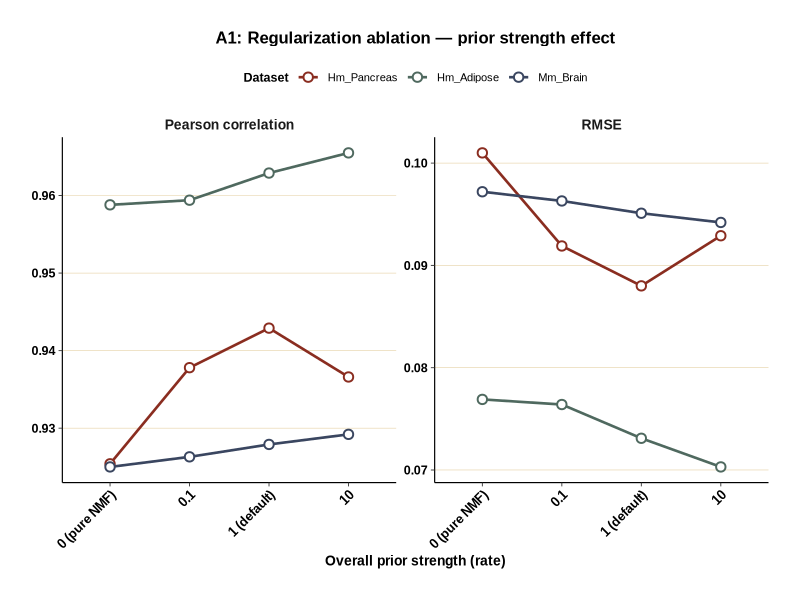
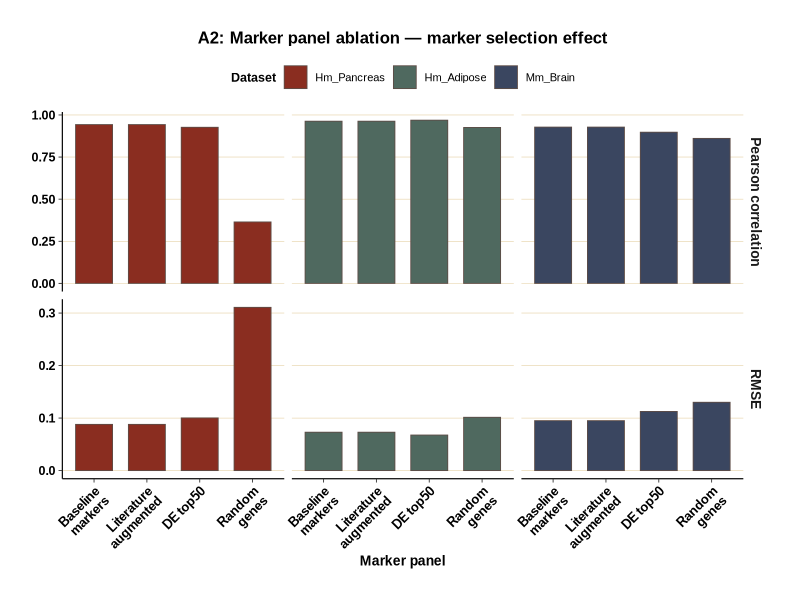
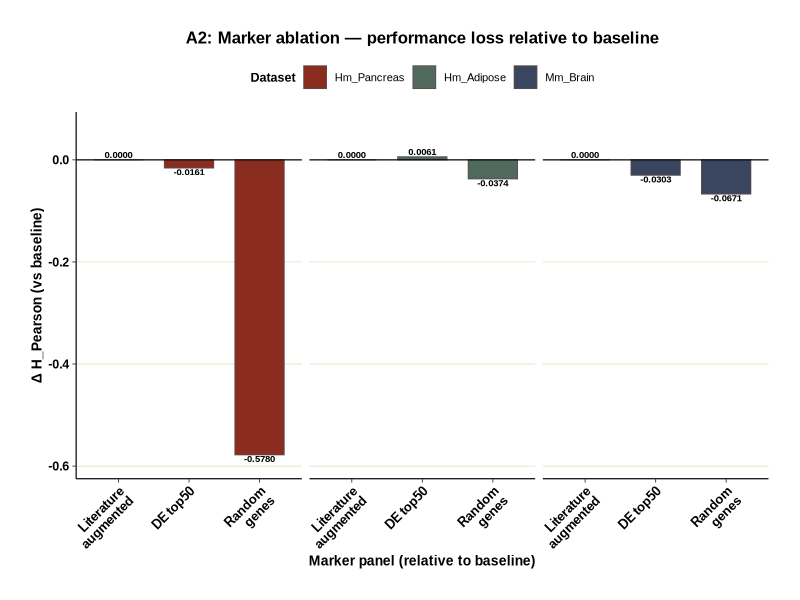

These figures' R source, in order:
# ============================================================================
# plot-ablation.R —— 消融实验可视化（修复 fit_signature mu/size bug 后）
#
# 图1 A1 正则化消融折线（Pearson + RMSE facet）
# 图2 A2 marker 面板消融分组柱状（Pearson + RMSE facet）
# 只画 3 个"好"数据集（胰腺/脂肪/大脑），骨髓忽略。风格对齐 LSC_plots_20260531.R
# ============================================================================

library(ggplot2)
library(dplyr)
library(tidyr)

output_dir <- "/media/desk16/tjn050/LSC/LSC_deconvolution/LSC/plot"

# 敦煌配色（按数据集，只含 3 个好数据集）
dataset_colors <- c(
  "Hm_Pancreas" = "#8A2D20",  # 砖红
  "Hm_Adipose"  = "#4F695F",  # 青灰绿
  "Mm_Brain"    = "#3A4660"   # 深绀青
)

# 修复后数据（只含 3 个好数据集，骨髓忽略不提）
ablation_data <- data.frame(
  dataset = rep(c("Hm_Pancreas", "Hm_Adipose", "Mm_Brain"), each = 8),
  variant = rep(c("rate0", "rate0.1", "rate1", "rate10",
                  "marker_base", "marker_lit", "marker_DE50", "marker_random"), 3),
  H_Pearson = c(
    0.9254, 0.9378, 0.9429, 0.9366,  0.9429, 0.9429, 0.9268, 0.3649,   # 胰腺
    0.9588, 0.9594, 0.9629, 0.9655,  0.9629, 0.9629, 0.9690, 0.9255,   # 脂肪
    0.9250, 0.9263, 0.9279, 0.9292,  0.9279, 0.9279, 0.8976, 0.8608    # 大脑
  ),
  H_RMSE = c(
    0.101, 0.0919, 0.088, 0.0929,    0.088, 0.088, 0.1003, 0.3109,
    0.0769, 0.0764, 0.0731, 0.0703,  0.0731, 0.0731, 0.0677, 0.1015,
    0.0972, 0.0963, 0.0951, 0.0942,  0.0951, 0.0951, 0.1126, 0.1301
  )
)

ablation_data$dataset <- factor(ablation_data$dataset,
                                levels = c("Hm_Pancreas", "Hm_Adipose", "Mm_Brain"))

# 统一 SCI 主题（对齐 0531）
sci_theme <- theme_classic(base_family = "Arial") +
  theme(
    text = element_text(family = "Arial", color = "black"),
    plot.title = element_text(hjust = 0.5, face = "bold", size = 12, margin = margin(b = 8)),
    axis.title = element_text(size = 10, face = "bold", color = "black"),
    axis.text = element_text(size = 9, face = "bold", color = "black"),
    axis.text.x = element_text(angle = 45, hjust = 1, vjust = 1),
    axis.line = element_line(linewidth = 0.4),
    axis.ticks = element_line(linewidth = 0.3),
    legend.position = "top",
    legend.title = element_text(size = 9, face = "bold"),
    legend.text = element_text(size = 8),
    strip.text = element_text(size = 10, face = "bold"),
    strip.background = element_blank(),
    panel.grid.major.y = element_line(color = "#E5D0A3", linewidth = 0.2),
    plot.margin = margin(8, 8, 8, 8, "mm")
  )

# ============================================================
# 图1 A1 正则化消融折线
# ============================================================
a1_data <- ablation_data %>%
  filter(grepl("rate", variant)) %>%
  mutate(rate = factor(variant, levels = c("rate0","rate0.1","rate1","rate10"),
                       labels = c("0 (pure NMF)","0.1","1 (default)","10")))

a1_long <- a1_data %>%
  pivot_longer(cols = c(H_Pearson, H_RMSE),
               names_to = "metric", values_to = "value") %>%
  mutate(metric = factor(metric, levels = c("H_Pearson","H_RMSE"),
                         labels = c("Pearson correlation","RMSE")))

p1 <- ggplot(a1_long, aes(x = rate, y = value, color = dataset, group = dataset)) +
  geom_line(linewidth = 0.9) +
  geom_point(size = 2.5, shape = 21, fill = "white", stroke = 1) +
  facet_wrap(~ metric, ncol = 2, scales = "free_y") +
  scale_color_manual(values = dataset_colors, name = "Dataset") +
  labs(x = "Overall prior strength (rate)", y = NULL,
       title = "A1: Regularization ablation — prior strength effect") +
  sci_theme

ggsave(file.path(output_dir, "ABLATION_A1_regularization.png"), p1,
       device = png, type = "cairo", width = 180/25.4, height = 90/25.4,
       units = "in", dpi = 600, bg = "white")

# ============================================================
# 图2 A2 marker 面板消融分组柱状
# ============================================================
a2_data <- ablation_data %>%
  filter(grepl("marker", variant)) %>%
  mutate(marker = factor(variant,
                         levels = c("marker_base","marker_lit","marker_DE50","marker_random"),
                         labels = c("Baseline\nmarkers","Literature\naugmented","DE top50","Random\ngenes")))

a2_long <- a2_data %>%
  pivot_longer(cols = c(H_Pearson, H_RMSE),
               names_to = "metric", values_to = "value") %>%
  mutate(metric = factor(metric, levels = c("H_Pearson","H_RMSE"),
                         labels = c("Pearson correlation","RMSE")))

p2 <- ggplot(a2_long, aes(x = marker, y = value, fill = dataset)) +
  geom_col(position = position_dodge(0.8), width = 0.7,
           color = "#5D4C46", linewidth = 0.3) +
  facet_grid(metric ~ dataset, scales = "free_y") +
  scale_fill_manual(values = dataset_colors, name = "Dataset") +
  labs(x = "Marker panel", y = NULL,
       title = "A2: Marker panel ablation — marker selection effect") +
  sci_theme +
  theme(strip.text.x = element_blank())

ggsave(file.path(output_dir, "ABLATION_A2_marker.png"), p2,
       device = png, type = "cairo", width = 180/25.4, height = 90/25.4,
       units = "in", dpi = 600, bg = "white")

# ============================================================
# 图2b A2 marker 贡献（Δ 相对 baseline 的下降）
# ============================================================
a2_delta <- a2_data %>%
  group_by(dataset) %>%
  mutate(benchmark = H_Pearson[variant == "marker_base"],
         delta = H_Pearson - benchmark) %>%
  ungroup() %>%
  filter(variant != "marker_base") %>%
  mutate(marker = factor(variant,
                         levels = c("marker_lit","marker_DE50","marker_random"),
                         labels = c("Literature\naugmented","DE top50","Random\ngenes")))

p2b <- ggplot(a2_delta, aes(x = marker, y = delta, fill = dataset)) +
  geom_col(position = position_dodge(0.8), width = 0.7,
           color = "#5D4C46", linewidth = 0.3) +
  # 数值标签：把"零增量"也明确标出来（literature 显示 0.0000）
  geom_text(aes(label = sprintf("%.4f", delta)),
            position = position_dodge(0.8),
            vjust = ifelse(a2_delta$delta < 0, 1.2, -0.3),
            size = 2.4, fontface = "bold", family = "Arial",
            color = "black") +
  geom_hline(yintercept = 0, color = "black", linewidth = 0.4) +
  facet_grid(. ~ dataset, scales = "free_y") +
  scale_fill_manual(values = dataset_colors, name = "Dataset") +
  scale_y_continuous(expand = expansion(mult = c(0.08, 0.15))) +
  labs(x = "Marker panel (relative to baseline)", y = "Δ H_Pearson (vs baseline)",
       title = "A2: Marker ablation — performance loss relative to baseline") +
  sci_theme +
  theme(strip.text.x = element_blank())

ggsave(file.path(output_dir, "ABLATION_A2_marker_delta.png"), p2b,
       device = png, type = "cairo", width = 180/25.4, height = 90/25.4,
       units = "in", dpi = 600, bg = "white")

cat("消融图已保存到", output_dir, "\n")
cat("  ABLATION_A1_regularization.png\n")
cat("  ABLATION_A2_marker.png\n")
cat("  ABLATION_A2_marker_delta.png\n")
